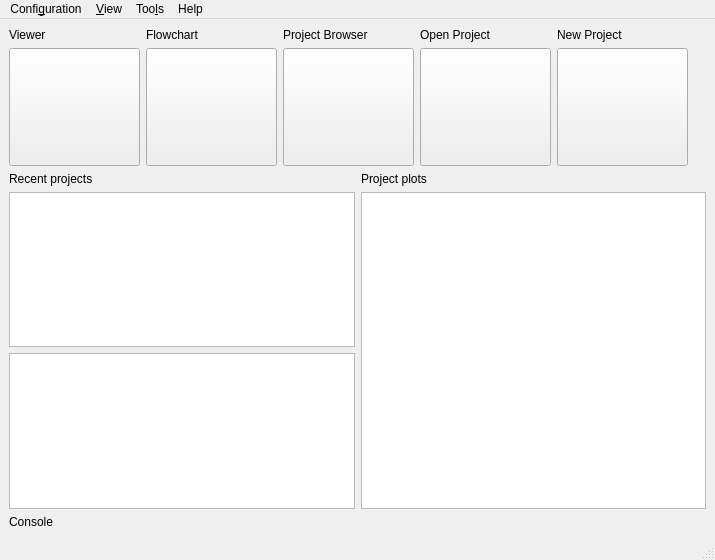
<?xml version="1.0" encoding="UTF-8"?>
<ui version="4.0">
 <class>MainWindow</class>
 <widget class="QMainWindow" name="MainWindow">
  <property name="geometry">
   <rect>
    <x>0</x>
    <y>0</y>
    <width>715</width>
    <height>560</height>
   </rect>
  </property>
  <property name="sizePolicy">
   <sizepolicy hsizetype="Preferred" vsizetype="Preferred">
    <horstretch>0</horstretch>
    <verstretch>0</verstretch>
   </sizepolicy>
  </property>
  <property name="windowTitle">
   <string>MainWindow</string>
  </property>
  <widget class="QWidget" name="centralwidget">
   <layout class="QVBoxLayout" name="verticalLayout_7">
    <item>
     <layout class="QHBoxLayout" name="horizontalLayout">
      <item>
       <layout class="QVBoxLayout" name="verticalLayout_3">
        <item>
         <widget class="QLabel" name="label_4">
          <property name="sizePolicy">
           <sizepolicy hsizetype="Preferred" vsizetype="Fixed">
            <horstretch>0</horstretch>
            <verstretch>0</verstretch>
           </sizepolicy>
          </property>
          <property name="text">
           <string>Viewer</string>
          </property>
         </widget>
        </item>
        <item>
         <widget class="QPushButton" name="btnViewer">
          <property name="sizePolicy">
           <sizepolicy hsizetype="Fixed" vsizetype="Fixed">
            <horstretch>0</horstretch>
            <verstretch>0</verstretch>
           </sizepolicy>
          </property>
          <property name="minimumSize">
           <size>
            <width>131</width>
            <height>118</height>
           </size>
          </property>
          <property name="maximumSize">
           <size>
            <width>131</width>
            <height>118</height>
           </size>
          </property>
          <property name="autoFillBackground">
           <bool>true</bool>
          </property>
          <property name="text">
           <string/>
          </property>
          <property name="flat">
           <bool>false</bool>
          </property>
         </widget>
        </item>
       </layout>
      </item>
      <item>
       <layout class="QVBoxLayout" name="verticalLayout_4">
        <item>
         <widget class="QLabel" name="label_5">
          <property name="sizePolicy">
           <sizepolicy hsizetype="Preferred" vsizetype="Fixed">
            <horstretch>0</horstretch>
            <verstretch>0</verstretch>
           </sizepolicy>
          </property>
          <property name="text">
           <string>Flowchart</string>
          </property>
         </widget>
        </item>
        <item>
         <widget class="QPushButton" name="btnFlowchart">
          <property name="sizePolicy">
           <sizepolicy hsizetype="Fixed" vsizetype="Fixed">
            <horstretch>0</horstretch>
            <verstretch>0</verstretch>
           </sizepolicy>
          </property>
          <property name="minimumSize">
           <size>
            <width>131</width>
            <height>118</height>
           </size>
          </property>
          <property name="maximumSize">
           <size>
            <width>131</width>
            <height>118</height>
           </size>
          </property>
          <property name="autoFillBackground">
           <bool>true</bool>
          </property>
          <property name="text">
           <string/>
          </property>
          <property name="flat">
           <bool>false</bool>
          </property>
         </widget>
        </item>
       </layout>
      </item>
      <item>
       <layout class="QVBoxLayout" name="verticalLayoutProjectBrowser">
        <item>
         <widget class="QLabel" name="labelProjectBrowser">
          <property name="sizePolicy">
           <sizepolicy hsizetype="Preferred" vsizetype="Fixed">
            <horstretch>0</horstretch>
            <verstretch>0</verstretch>
           </sizepolicy>
          </property>
          <property name="text">
           <string>Project Browser</string>
          </property>
         </widget>
        </item>
        <item>
         <widget class="QPushButton" name="btnProjectBrowser">
          <property name="sizePolicy">
           <sizepolicy hsizetype="Fixed" vsizetype="Fixed">
            <horstretch>0</horstretch>
            <verstretch>0</verstretch>
           </sizepolicy>
          </property>
          <property name="minimumSize">
           <size>
            <width>131</width>
            <height>118</height>
           </size>
          </property>
          <property name="maximumSize">
           <size>
            <width>131</width>
            <height>118</height>
           </size>
          </property>
          <property name="autoFillBackground">
           <bool>true</bool>
          </property>
          <property name="text">
           <string/>
          </property>
          <property name="flat">
           <bool>false</bool>
          </property>
         </widget>
        </item>
       </layout>
      </item>
      <item>
       <layout class="QVBoxLayout" name="verticalLayout_2">
        <item>
         <widget class="QLabel" name="labelOpenProject">
          <property name="sizePolicy">
           <sizepolicy hsizetype="Preferred" vsizetype="Fixed">
            <horstretch>0</horstretch>
            <verstretch>0</verstretch>
           </sizepolicy>
          </property>
          <property name="text">
           <string>Open Project</string>
          </property>
         </widget>
        </item>
        <item>
         <widget class="QPushButton" name="btnOpenProject">
          <property name="sizePolicy">
           <sizepolicy hsizetype="Fixed" vsizetype="Fixed">
            <horstretch>0</horstretch>
            <verstretch>0</verstretch>
           </sizepolicy>
          </property>
          <property name="minimumSize">
           <size>
            <width>131</width>
            <height>118</height>
           </size>
          </property>
          <property name="maximumSize">
           <size>
            <width>131</width>
            <height>118</height>
           </size>
          </property>
          <property name="autoFillBackground">
           <bool>true</bool>
          </property>
          <property name="text">
           <string/>
          </property>
          <property name="flat">
           <bool>false</bool>
          </property>
         </widget>
        </item>
       </layout>
      </item>
      <item>
       <layout class="QVBoxLayout" name="verticalLayout">
        <item>
         <widget class="QLabel" name="labelNewProj">
          <property name="sizePolicy">
           <sizepolicy hsizetype="Preferred" vsizetype="Fixed">
            <horstretch>0</horstretch>
            <verstretch>0</verstretch>
           </sizepolicy>
          </property>
          <property name="text">
           <string>New Project</string>
          </property>
         </widget>
        </item>
        <item>
         <widget class="QPushButton" name="btnNewProject">
          <property name="sizePolicy">
           <sizepolicy hsizetype="Fixed" vsizetype="Fixed">
            <horstretch>0</horstretch>
            <verstretch>0</verstretch>
           </sizepolicy>
          </property>
          <property name="minimumSize">
           <size>
            <width>131</width>
            <height>118</height>
           </size>
          </property>
          <property name="maximumSize">
           <size>
            <width>131</width>
            <height>118</height>
           </size>
          </property>
          <property name="autoFillBackground">
           <bool>true</bool>
          </property>
          <property name="text">
           <string/>
          </property>
          <property name="flat">
           <bool>false</bool>
          </property>
         </widget>
        </item>
       </layout>
      </item>
      <item>
       <spacer name="horizontalSpacer">
        <property name="orientation">
         <enum>Qt::Horizontal</enum>
        </property>
        <property name="sizeHint" stdset="0">
         <size>
          <width>40</width>
          <height>20</height>
         </size>
        </property>
       </spacer>
      </item>
     </layout>
    </item>
    <item>
     <layout class="QHBoxLayout" name="horizontalLayout_2">
      <item>
       <layout class="QVBoxLayout" name="verticalLayout_6">
        <item>
         <widget class="QLabel" name="labelRecentProjects">
          <property name="text">
           <string>Recent projects</string>
          </property>
         </widget>
        </item>
        <item>
         <widget class="QListWidget" name="listWidgetRecentProjects"/>
        </item>
        <item>
         <widget class="QTreeView" name="treeViewFlowcharts"/>
        </item>
       </layout>
      </item>
      <item>
       <layout class="QVBoxLayout" name="verticalLayout_5">
        <item>
         <widget class="QLabel" name="labelProjectPlots">
          <property name="text">
           <string>Project plots</string>
          </property>
         </widget>
        </item>
        <item>
         <widget class="QTreeView" name="treeViewProjectPlots"/>
        </item>
       </layout>
      </item>
     </layout>
    </item>
    <item>
     <widget class="QLabel" name="label">
      <property name="text">
       <string>Console</string>
      </property>
     </widget>
    </item>
   </layout>
  </widget>
  <widget class="QMenuBar" name="menubar">
   <property name="geometry">
    <rect>
     <x>0</x>
     <y>0</y>
     <width>715</width>
     <height>22</height>
    </rect>
   </property>
   <widget class="QMenu" name="menuConfiguration">
    <property name="title">
     <string>Confi&amp;guration</string>
    </property>
    <addaction name="actionProject_Configuration"/>
    <addaction name="actionSystem_Configuration"/>
   </widget>
   <widget class="QMenu" name="menuView">
    <property name="title">
     <string>&amp;View</string>
    </property>
    <addaction name="actionShow_all_windows"/>
    <addaction name="separator"/>
    <addaction name="actionConsole"/>
   </widget>
   <widget class="QMenu" name="menuTools">
    <property name="title">
     <string>Too&amp;ls</string>
    </property>
    <addaction name="actionViewer_linker"/>
   </widget>
   <widget class="QMenu" name="menuHelp">
    <property name="title">
     <string>Help</string>
    </property>
    <addaction name="actionDocs_homepage"/>
    <addaction name="separator"/>
    <addaction name="actionNew_Project_Docs"/>
    <addaction name="actionSystem_Configuration_Docs"/>
   </widget>
   <addaction name="menuConfiguration"/>
   <addaction name="menuView"/>
   <addaction name="menuTools"/>
   <addaction name="menuHelp"/>
  </widget>
  <widget class="QStatusBar" name="statusbar"/>
  <action name="actionProject_Configuration">
   <property name="enabled">
    <bool>false</bool>
   </property>
   <property name="text">
    <string>&amp;Project Configuration</string>
   </property>
  </action>
  <action name="actionSystem_Configuration">
   <property name="text">
    <string>&amp;System Configuration</string>
   </property>
  </action>
  <action name="actionShow_all_windows">
   <property name="text">
    <string>&amp;Show all windows</string>
   </property>
  </action>
  <action name="actionConsole">
   <property name="checkable">
    <bool>true</bool>
   </property>
   <property name="text">
    <string>&amp;Console</string>
   </property>
  </action>
  <action name="actionViewer_linker">
   <property name="text">
    <string>&amp;Viewer linker</string>
   </property>
  </action>
  <action name="actionDocs_homepage">
   <property name="text">
    <string>&amp;Docs homepage</string>
   </property>
  </action>
  <action name="actionNew_Project_Docs">
   <property name="text">
    <string>&amp;New Project</string>
   </property>
  </action>
  <action name="actionSystem_Configuration_Docs">
   <property name="text">
    <string>&amp;System Configuration</string>
   </property>
  </action>
 </widget>
 <resources/>
 <connections/>
</ui>
